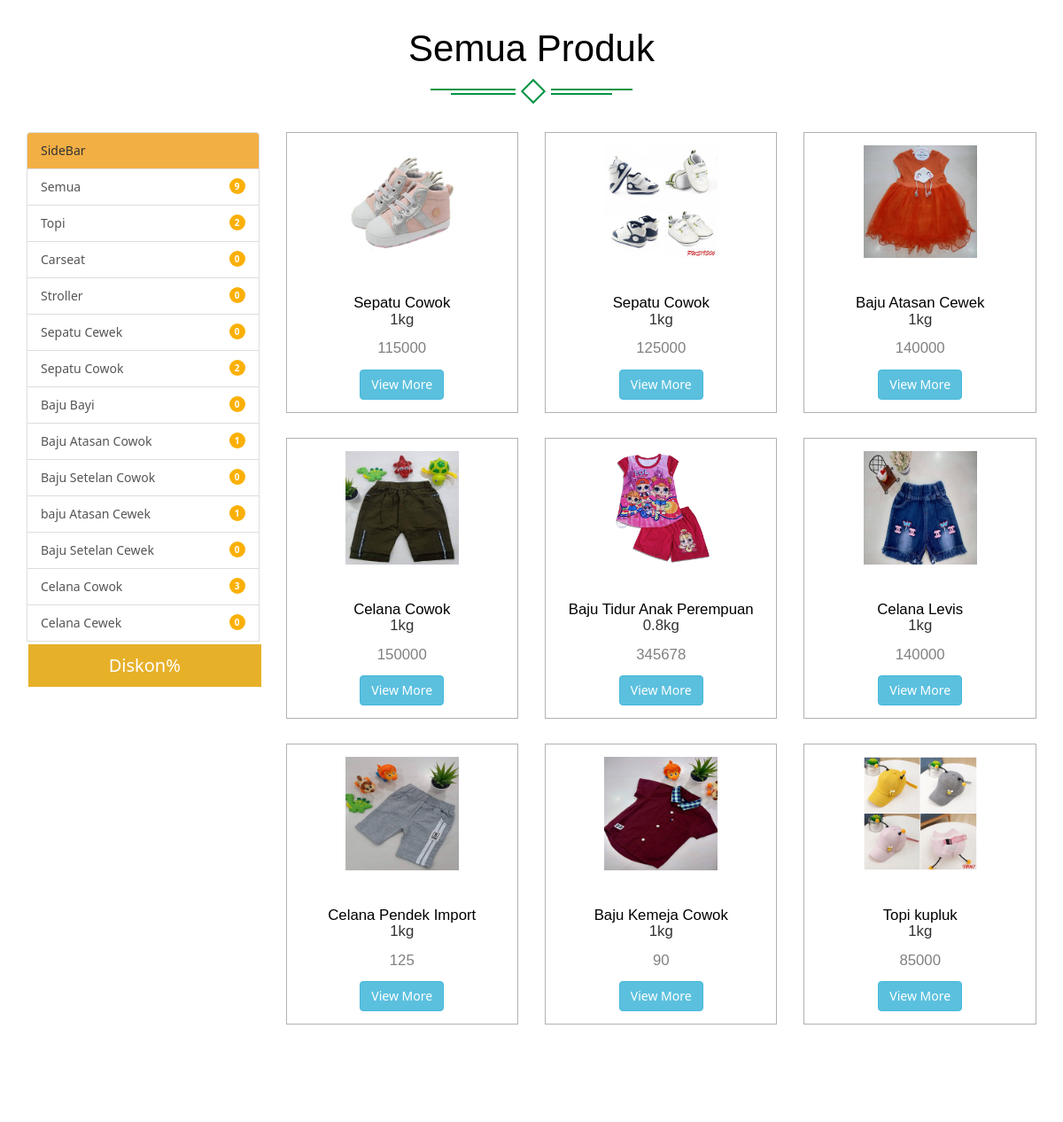
/pengunjung/dashboard/produk.php (signed in, middle part), run on an earlier commit of the app's database.
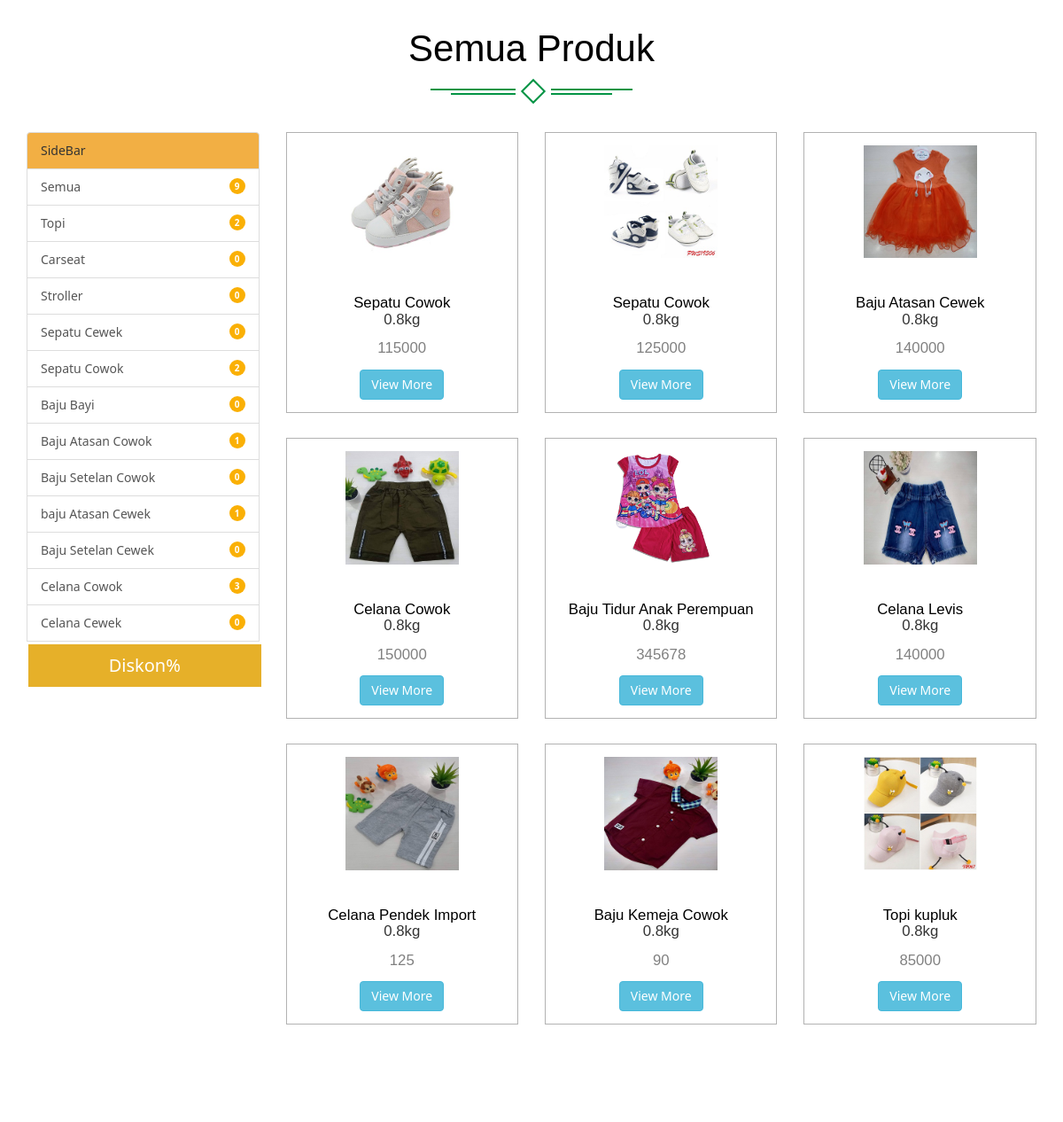
And on a later commit of the database.
### tables this page shows
CREATE TABLE `sub_kategori` (
  `kd_subkategori` int(11) NOT NULL,
  `id_kategori` int(11) NOT NULL,
  `nama_subkategori` varchar(50) NOT NULL
);

CREATE TABLE `produk` (
  `kodeproduk` int(11) NOT NULL,
  `kd_subkategori` int(11) NOT NULL,
  `nama_produk` varchar(50) NOT NULL,
  `deskripsi` varchar(255) NOT NULL,
  `harga_produk` int(11) NOT NULL,
  `stok` int(11) NOT NULL,
  `berat` float NOT NULL,
  `foto1` varchar(255) NOT NULL,
  `foto2` varchar(255) DEFAULT NULL,
  `ukuran` varchar(200) NOT NULL,
  `diskon` int(11) DEFAULT NULL,
  `tgl_masuk` datetime NOT NULL
);

### pengunjung/dashboard/produk.php (the view, shortened to what this page needs)
<?php include_once('../_headerpenggunjung.php'); ?>
<!DOCTYPE html>
<html>
<head>
</head>
<body>
	<div class="product">
		<div class="container">
			<div class="spec ">
				<h3>Semua Produk</h3>
				<div class="ser-t">
					<span><i></i></span>
				</div>
			</div>
			<div class="row">
				<div class="col-md-3">
					<span href="#" class="list-group-item active" style="background: #f2af44">
						SideBar
					</span>
					<?php
					$sql    ="SELECT * FROM produk";
					$query    =mysqli_query($conn, $sql);
					$count    =mysqli_num_rows($query);
					?>
					<a href="" class="list-group-item">
					</i>Semua<span class="float-right badge badge-light round">
						<?php echo $count; ?></span> </a>
						<?php $ambil = mysqli_query($conn, "SELECT * FROM sub_kategori"); ?>
						<?php while ($persubkategori=  mysqli_fetch_assoc($ambil)) { ?>
							<?php
							$sql1      = "SELECT * from produk where kd_subkategori=$persubkategori[kd_subkategori]";
							$query1    = mysqli_query($conn, $sql1);
							$count1    = mysqli_num_rows($query1);
							?>
							<a href="subkategori.php?halaman=subkategori&kd_subkategori=<?php echo $persubkategori["kd_subkategori"] ?>" class="list-group-item">
							</i><?php echo $persubkategori["nama_subkategori"]; ?><span class="float-right badge badge-light round"><?php echo $count1; ?></span> </a>
							<?php } ?>
						<div>
								<a href="diskonproduk.php?halaman=diskonproduk" class="button btn-block">Diskon%</a>
						</div>
					</div>
						<div class="col-md-9">
							<div class="row">
								<?php $ambil = mysqli_query($conn, "SELECT * FROM produk ORDER BY tgl_masuk DESC LIMIT 30"); ?>
								<?php while ($perproduk =  mysqli_fetch_assoc($ambil)) { ?>
									<div class="col-md-4 pro-1">
										<div class="col-m">
											<a href="#" data-toggle="modal" data-target="#myModal24" class="offer-img">
												<img src="../../images/<?php echo $perproduk["foto1"]; ?>" class="img-responsive" alt="">
											</a>
											<div class="mid-1">
												<div class="women">
													<h6 style="text-align: center;"><a href="deskripsi.php?halaman=deskripsi&kodeproduk=<?php echo $perproduk["kodeproduk"]; ?>"><?php echo $perproduk["nama_produk"] ?></a><p><?php echo $perproduk["berat"]; ?>kg</p>	</h6>
												</div>
												<div class="mid-2">
													<h6 style="text-align: center; color: grey"><?php echo $perproduk["harga_produk"]; ?></h6>
												</div>
												<div class="add">
													<a href="deskripsi.php?halaman=deskripsi&kodeproduk=<?php echo $perproduk["kodeproduk"]; ?>" class="btn btn-info"><span class="">View More</span></a>
												</div>
											</div>
										</div>
									</div>
									<?php } ?>
									<div class="clearfix"></div>
								</div>
							</div>
						</div>
					</div>
				</div>
				</body>
				</html>

### pengunjung/_headerpenggunjung.php (shortened to what this page needs)
<!DOCTYPE html>
<html>
<head>
	<link href="../css/bootstrap.css" rel='stylesheet' type='text/css' />
	<link href="../css/style.css" rel='stylesheet' type='text/css' />
	<link href="../css/font-awesome.css" rel="stylesheet">
	<link rel="stylesheet" href="../css/jstarbox.css" type="text/css" media="screen" charset="utf-8" />
</head>
<body>
  </body>

### pengunjung/css/style.css (style rules this page uses)
body { margin:0; padding:0; background:#fff; font-family: 'Noto Sans', sans-serif; }
body a { transition:0.5s all; -webkit-transition:0.5s all; -moz-transition:0.5s all; -o-transition:0.5s all; -ms-transition:0.5s all; }
h1,h2,h3,h4,h5,h6 { margin:0; font-family: 'Montserrat', sans-serif; }
p,label { margin:0; }
.badge { display: inline-block; width: 18px; height: 18px; line-height: 19px; padding: 0; font-size: 10px; font-weight: bold; color: #fff; text-align: center; white-space: nowrap; vertical-align: baseline; background-color: #FAB005; border-radius: 10px; }
.spec { text-align: center; margin-bottom: 3em; }
.spec h3 { font-size:3em; color:#000; margin-bottom:0.5em; }
.ser-t { text-align: center; margin: 0 auto; width: 20%; position: relative; }
.ser-t span { width: 40px; height: 40px; display: block; background: #fff; position: absolute; top: -7px; left: 42%; }
.ser-t span i { width: 20px;height: 20px; display: block; border: 2px solid #039445; -webkit-transform: rotate(45deg) translate3d(0, 0, 0); -moz-transform: rotate(45deg) translate3d(0, 0, 0); -ms-transform: rotate(45deg) translate3d(0, 0, 0); -o-transform: rotate(45deg) translate3d(0, 0, 0); transform: rotate(45deg) translate3d(0, 0, 0); margin-left: 0.7em; }
.mid-1 h6 { font-size: 1.2em; }
.mid-1 h6 a { color: #000000; text-decoration:none; }
.mid-2 { padding: 1em 0; }
.mid-1 { padding: 3em 0 0; }
.add { text-align:center; }
.col-m { padding: 1em; border: 1px solid #B2B2B2; }
.offer-img { position:relative; display:block; }
.offer-img img { margin:0 auto; width: 55%; }
.product { padding:8em 0 6em; }
.pro-1 { margin-bottom: 2em; }
ul.resp-tabs-list, p { margin: 0px; padding: 0px; }

### pengunjung/dashboard/produk.php (style rules this page uses)
.button { background-color: #e6b029; border: none; color: white; padding: 10px 24px; text-align: center; text-decoration: none; display: inline-block; font-size: 20px; margin: 4px 2px; cursor: pointer; }

What changed in the data, as far as the page shows it:
changed produk (number 1 of 9 on the later page): berat "1" → "0.8"
changed produk (number 2 of 9 on the later page): berat "1" → "0.8"
changed produk "Baju Atasan Cewek": berat "1" → "0.8"
changed produk "Celana Cowok": berat "1" → "0.8"
changed produk "Celana Levis": berat "1" → "0.8"
changed produk "Celana Pendek Import": berat "1" → "0.8"
changed produk "Baju Kemeja Cowok": berat "1" → "0.8"
changed produk "Topi kupluk": berat "1" → "0.8"
